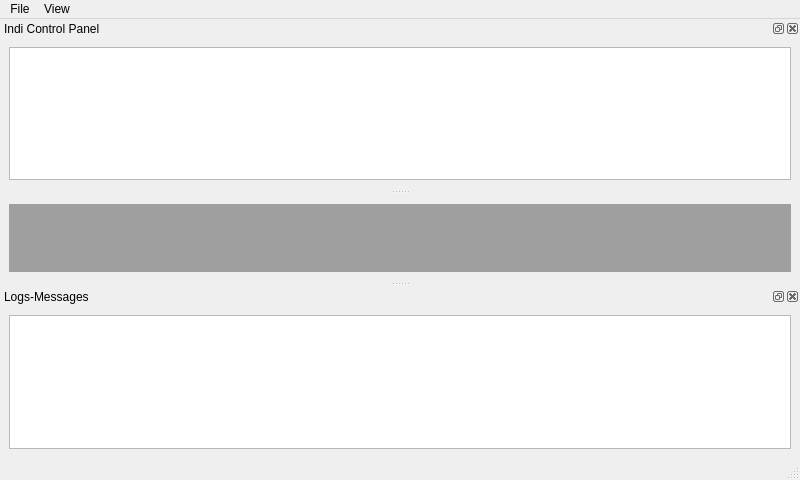
<?xml version="1.0" encoding="UTF-8"?>
<ui version="4.0">
 <class>PyQtIndi</class>
 <widget class="QMainWindow" name="PyQtIndi">
  <property name="geometry">
   <rect>
    <x>0</x>
    <y>0</y>
    <width>800</width>
    <height>480</height>
   </rect>
  </property>
  <property name="windowTitle">
   <string>PyQtIndi</string>
  </property>
  <widget class="QWidget" name="centralwidget">
   <property name="sizePolicy">
    <sizepolicy hsizetype="Expanding" vsizetype="Expanding">
     <horstretch>1</horstretch>
     <verstretch>2</verstretch>
    </sizepolicy>
   </property>
   <layout class="QHBoxLayout" name="horizontalLayout_2">
    <item>
     <widget class="QMdiArea" name="mdiArea">
      <property name="sizePolicy">
       <sizepolicy hsizetype="Expanding" vsizetype="Expanding">
        <horstretch>1</horstretch>
        <verstretch>2</verstretch>
       </sizepolicy>
      </property>
     </widget>
    </item>
   </layout>
  </widget>
  <widget class="QMenuBar" name="menubar">
   <property name="geometry">
    <rect>
     <x>0</x>
     <y>0</y>
     <width>800</width>
     <height>25</height>
    </rect>
   </property>
   <widget class="QMenu" name="menuWindows">
    <property name="locale">
     <locale language="English" country="UnitedStates"/>
    </property>
    <property name="title">
     <string>View</string>
    </property>
    <addaction name="actionServer_Manager"/>
    <addaction name="actionIndi_Control_Panel"/>
    <addaction name="actionLogs_Messages"/>
   </widget>
   <widget class="QMenu" name="menuFile">
    <property name="title">
     <string>File</string>
    </property>
    <addaction name="actionQuit"/>
   </widget>
   <addaction name="menuFile"/>
   <addaction name="menuWindows"/>
  </widget>
  <widget class="QStatusBar" name="statusbar"/>
  <widget class="QDockWidget" name="dockWidgetServer">
   <property name="sizePolicy">
    <sizepolicy hsizetype="Expanding" vsizetype="Expanding">
     <horstretch>1</horstretch>
     <verstretch>1</verstretch>
    </sizepolicy>
   </property>
   <property name="minimumSize">
    <size>
     <width>98</width>
     <height>123</height>
    </size>
   </property>
   <property name="allowedAreas">
    <set>Qt::BottomDockWidgetArea|Qt::TopDockWidgetArea</set>
   </property>
   <property name="windowTitle">
    <string>Indi Control Panel</string>
   </property>
   <attribute name="dockWidgetArea">
    <number>4</number>
   </attribute>
   <widget class="QWidget" name="dockWidgetContentsServer">
    <property name="sizePolicy">
     <sizepolicy hsizetype="Expanding" vsizetype="Expanding">
      <horstretch>1</horstretch>
      <verstretch>1</verstretch>
     </sizepolicy>
    </property>
    <property name="sizeIncrement">
     <size>
      <width>0</width>
      <height>0</height>
     </size>
    </property>
    <layout class="QHBoxLayout" name="horizontalLayout">
     <item>
      <layout class="QVBoxLayout" name="verticalLayout" stretch="0">
       <property name="sizeConstraint">
        <enum>QLayout::SetDefaultConstraint</enum>
       </property>
       <item>
        <widget class="QTreeView" name="treeViewServer">
         <property name="sizePolicy">
          <sizepolicy hsizetype="Expanding" vsizetype="Expanding">
           <horstretch>1</horstretch>
           <verstretch>1</verstretch>
          </sizepolicy>
         </property>
         <property name="sizeIncrement">
          <size>
           <width>0</width>
           <height>0</height>
          </size>
         </property>
         <property name="baseSize">
          <size>
           <width>0</width>
           <height>0</height>
          </size>
         </property>
        </widget>
       </item>
      </layout>
     </item>
    </layout>
   </widget>
  </widget>
  <widget class="QDockWidget" name="dockWidgetMessages">
   <property name="sizePolicy">
    <sizepolicy hsizetype="Expanding" vsizetype="Expanding">
     <horstretch>1</horstretch>
     <verstretch>1</verstretch>
    </sizepolicy>
   </property>
   <property name="minimumSize">
    <size>
     <width>96</width>
     <height>121</height>
    </size>
   </property>
   <property name="windowTitle">
    <string>Logs-Messages</string>
   </property>
   <attribute name="dockWidgetArea">
    <number>8</number>
   </attribute>
   <widget class="QWidget" name="dockWidgetContentsMessages">
    <property name="sizePolicy">
     <sizepolicy hsizetype="Expanding" vsizetype="Expanding">
      <horstretch>1</horstretch>
      <verstretch>1</verstretch>
     </sizepolicy>
    </property>
    <layout class="QVBoxLayout" name="verticalLayout_2">
     <item>
      <widget class="QTextBrowser" name="textBrowserMessages">
       <property name="sizePolicy">
        <sizepolicy hsizetype="Expanding" vsizetype="Expanding">
         <horstretch>1</horstretch>
         <verstretch>1</verstretch>
        </sizepolicy>
       </property>
      </widget>
     </item>
    </layout>
   </widget>
  </widget>
  <action name="actionServer_Manager">
   <property name="text">
    <string>Server Manager...</string>
   </property>
  </action>
  <action name="actionQuit">
   <property name="text">
    <string>Quit</string>
   </property>
  </action>
  <action name="actionIndi_Control_Panel">
   <property name="text">
    <string>Indi Control Panel</string>
   </property>
  </action>
  <action name="actionLogs_Messages">
   <property name="text">
    <string>Logs-Messages</string>
   </property>
  </action>
  <zorder>dockWidgetServer</zorder>
 </widget>
 <resources/>
 <connections/>
</ui>
